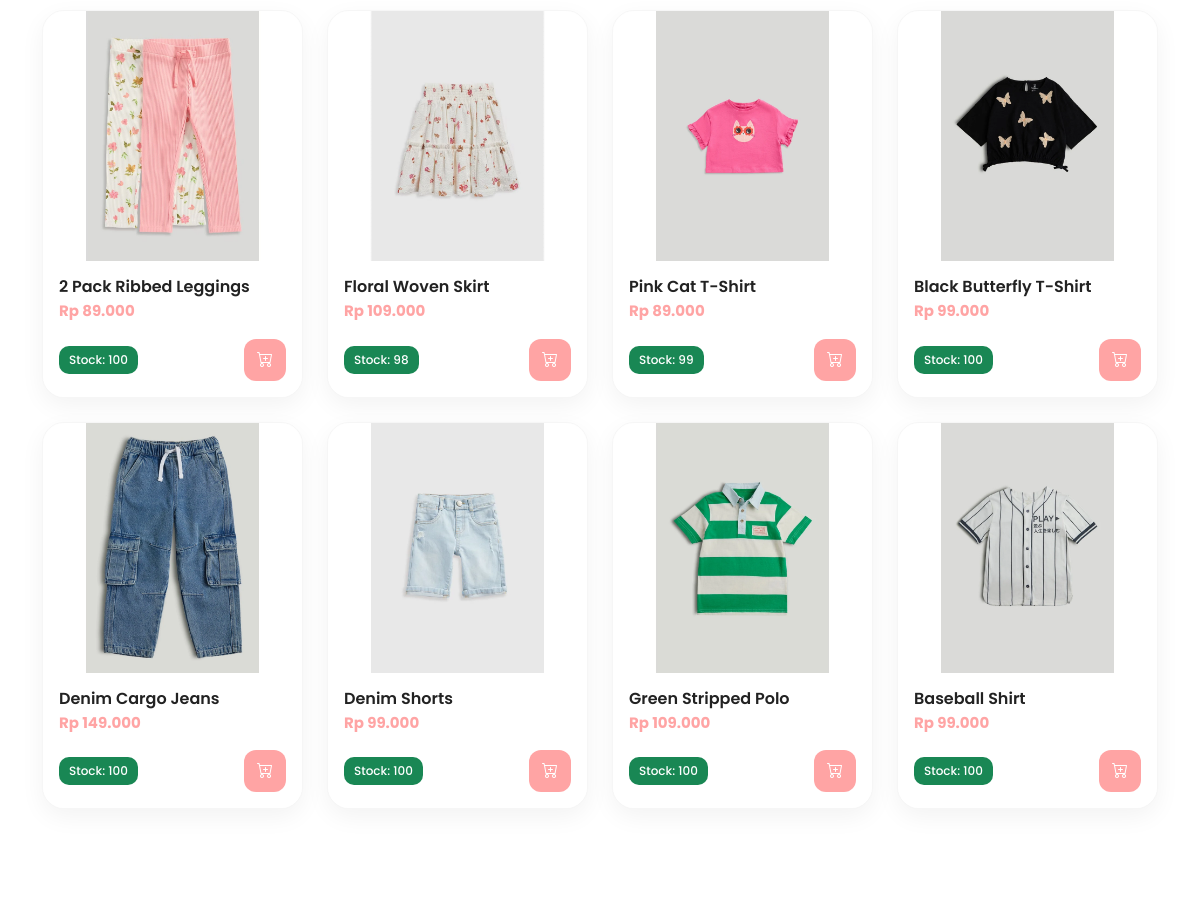
Before: /customer/index.php (middle part) with the older database file.
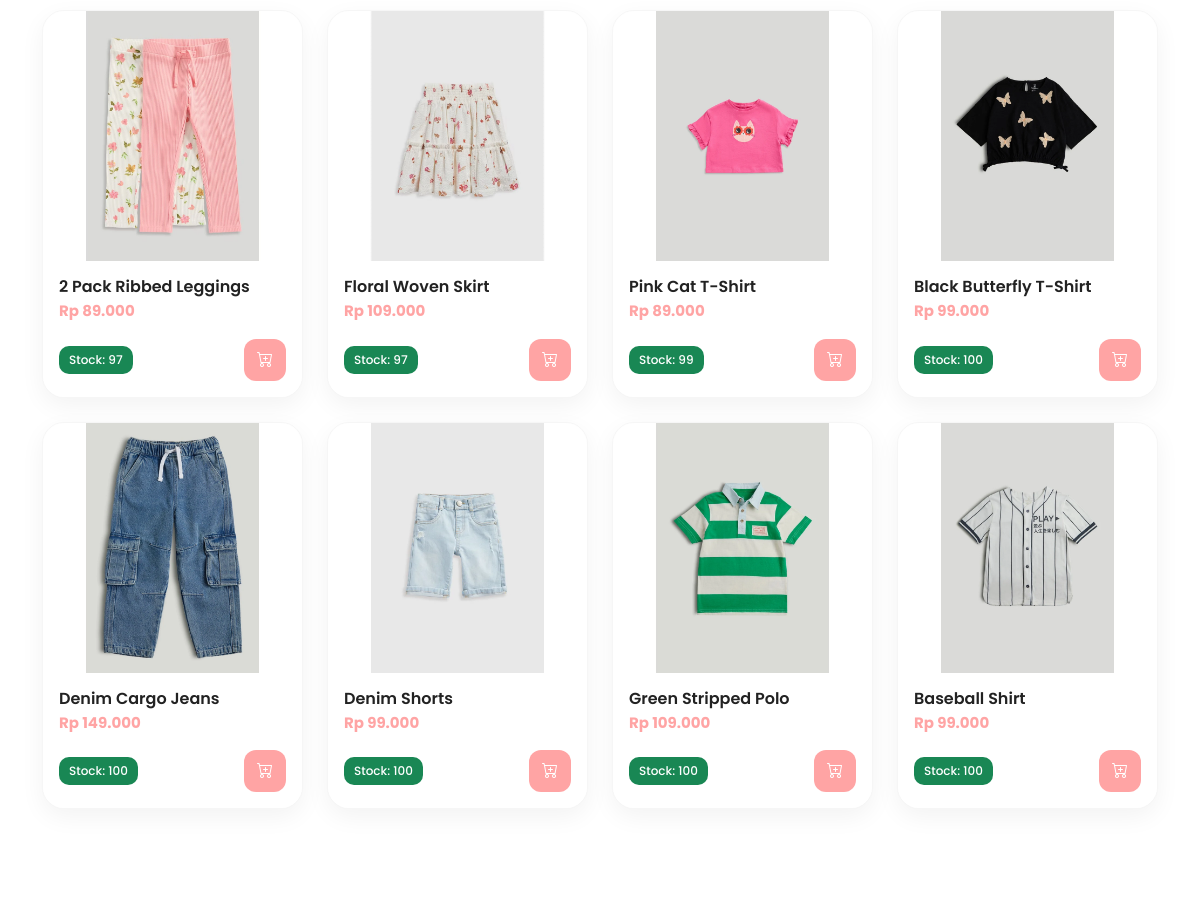
After: the same page with the newer database file.
### tables this page shows
CREATE TABLE `products` (
  `id` int(11) NOT NULL AUTO_INCREMENT,
  `name` varchar(100) NOT NULL,
  `description` text DEFAULT NULL,
  `category` varchar(100) NOT NULL,
  `price` decimal(10,2) NOT NULL,
  `stock` int(11) NOT NULL,
  `image` varchar(255) NOT NULL,
  `created_at` timestamp NOT NULL DEFAULT current_timestamp(),
  PRIMARY KEY (`id`)
);

### customer/index.php (the view, shortened to what this page needs)
<?php
include '../config/database.php';
$is_login = isset($_SESSION['user_id']);
$category = $_GET['category'] ?? '';
if($category == 'boy' || $category == 'girl'){
    $products = mysqli_query($conn, "SELECT * FROM products WHERE category='$category' ORDER BY id DESC");
} else {
    $products = mysqli_query($conn, "SELECT * FROM products ORDER BY id DESC");
}
?>
<!DOCTYPE html>
<html lang="en">
<head>
<link href="https://cdn.jsdelivr.net/npm/bootstrap@5.3.2/dist/css/bootstrap.min.css" rel="stylesheet">
<link href="https://cdn.jsdelivr.net/npm/bootstrap-icons/font/bootstrap-icons.css" rel="stylesheet">
</head>
<body>
<section class="section-space-sm" id="products">
    <div class="container">
        <div class="row g-4">
            <?php while($row = mysqli_fetch_assoc($products)) : ?>
                <div class="col-6 col-md-4 col-lg-3">
                    <div class="product-card h-100"
                         onclick="window.location='product-detail.php?id=<?= $row['id'] ?>'">
                        <div class="product-image">
                            <?php if (!empty($row['image'])) : ?>
                                <img src="../assets/uploads/<?= $row['image'] ?>" alt="<?= $row['name'] ?>">
                            <?php else : ?>
                                <img src="../assets/uploads/no-image.png" alt="No Image">
                            <?php endif; ?>
                        </div>
                        <div class="product-info">
                            <div>
                                <h6 class="product-title mb-1"><?= $row['name'] ?></h6>
                                <p class="product-price mb-3">
                                    Rp <?= number_format($row['price'], 0, ',', '.') ?>
                                </p>
                            </div>
                            <div class="d-flex justify-content-between align-items-center mt-auto">
                                <?php if ($row['stock'] <= 0): ?>
                                    <span class="badge bg-danger">Out Of Stock</span>
                                    <button class="add-cart-btn" disabled onclick="event.stopPropagation();">
                                        <i class="bi bi-cart-plus"></i>
                                    </button>
                                <?php else: ?>
                                    <span class="badge bg-success">
                                        Stock: <?= $row['stock'] ?>
                                    </span>
                                    <?php if ($is_login): ?>
                                        <form method="POST" action="../process/add-to-cart.php" class="m-0">
                                            <input type="hidden" name="product_id" value="<?= $row['id']; ?>">
                                            <button type="submit" class="add-cart-btn" onclick="event.stopPropagation();">
                                                <i class="bi bi-cart-plus"></i>
                                            </button>
                                        </form>
                                    <?php else: ?>
                                        <a href="../auth/login-customer.php"
                                           class="add-cart-btn text-decoration-none"
                                           onclick="event.stopPropagation();">
                                            <i class="bi bi-cart-plus"></i>
                                        </a>
                                    <?php endif; ?>
                                <?php endif; ?>
                            </div>
                        </div>
                    </div>
                </div>
            <?php endwhile; ?>
        </div>
    </div>
</section>
<section class="section-space">
</section>
</body>
</html>

Changed rows visible on the page:
changed products "2 Pack Ribbed Leggings": stock "100" → "97"
changed products "Floral Woven Skirt": stock "98" → "97"
